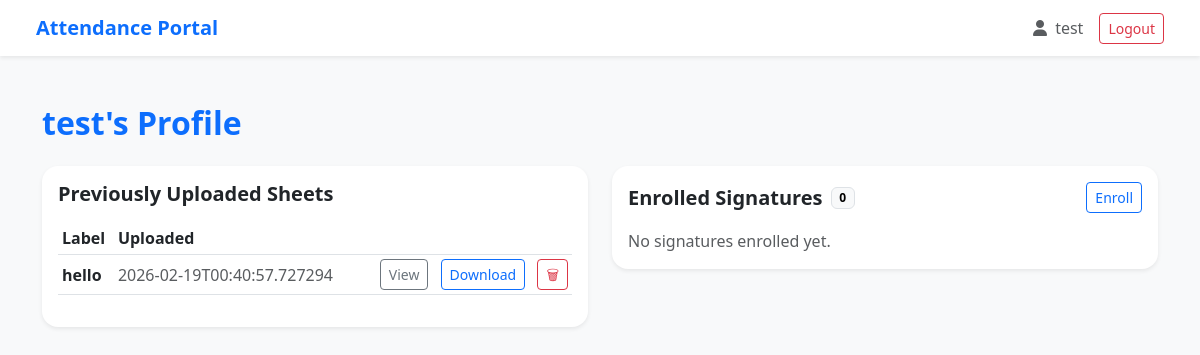
The page /profile (signed in) on the database as committed earlier.
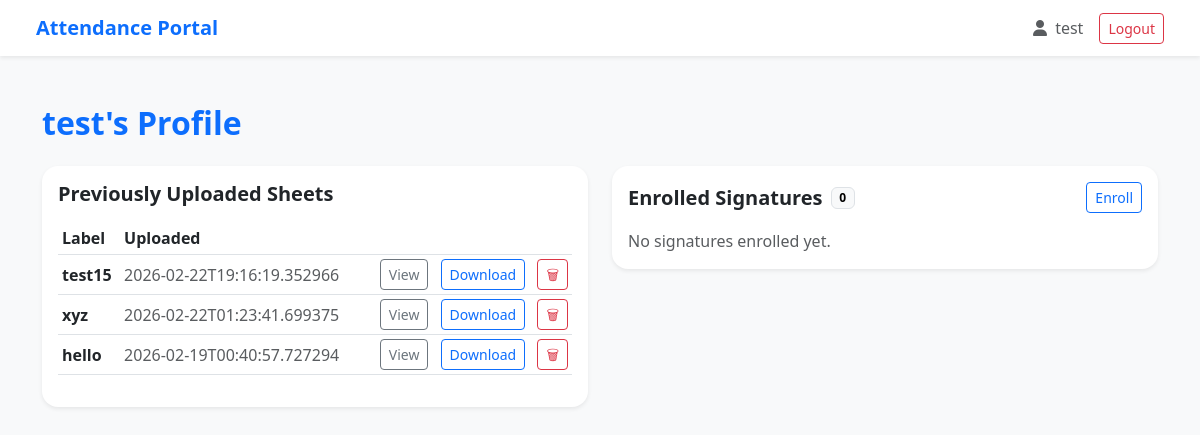
The same page on the database as committed later.
### tables this page shows
CREATE TABLE user_files (
        id INTEGER PRIMARY KEY AUTOINCREMENT,
        user_id INTEGER NOT NULL,
        type TEXT NOT NULL,            -- 'upload' or 'template'
        label TEXT NOT NULL,           -- e.g. CS262
        filename TEXT NOT NULL,        -- saved file name
        created_at TEXT NOT NULL,
        FOREIGN KEY (user_id) REFERENCES users(id)
    );

### app.py (the view)
@app.route("/profile")
def profile():
    if not session.get("user_id"):
        return redirect(url_for("login"))
    conn = get_db_connection()
    uploads = conn.execute(
        """
        SELECT id, label, filename, created_at
        FROM user_files
        WHERE user_id = ? AND type = 'upload'
        ORDER BY created_at DESC
        """,
        (session["user_id"],)
    ).fetchall()
    signatures = conn.execute(
        """
        SELECT id, first_name, last_name, filename, created_at
        FROM signatures
        WHERE user_id = ?
        ORDER BY created_at DESC
        """,
        (session["user_id"],)
    ).fetchall()
    conn.close()
    return render_template("profile.html", uploads=uploads, signatures=signatures)

### app.py (called while the page is built)
def get_db_connection():
    conn = sqlite3.connect(DB_PATH)
    conn.row_factory = sqlite3.Row
    return conn

### templates/profile.html (shortened to what the changed rows need)
{% extends "base.html" %}
{% block content %}
<div class="container py-4">
  <h2 class="fw-bold text-primary mb-4">
    {{ session.get('username') }}'s Profile
  </h2>
  <div class="row g-4">
    <div class="col-lg-6">
      <div class="card shadow-sm border-0">
        <div class="card-body">
          {% if uploads and uploads|length > 0 %}
            <div class="table-responsive">
              <table class="table table-sm align-middle">
                <thead>
                  <tr>
                    <th>Label</th>
                    <th>Uploaded</th>
                    <th></th>
                  </tr>
                </thead>
                <tbody>
                  {% for u in uploads %}
                    <tr>
                      <td class="fw-semibold">{{ u["label"] }}</td>
                      <td class="text-muted">{{ u["created_at"] }}</td>
                      <td class="text-end">
                        <a class="btn btn-sm btn-outline-secondary me-2"
                           href="/view/upload/{{ u['filename'] }}">
                          View
                        </a>
                        <a class="btn btn-sm btn-outline-primary me-2"
                           href="/files/upload/{{ u['filename'] }}">
                          Download
                        </a>
                        <form action="{{ url_for('delete_file', file_id=u['id']) }}"
                              method="POST"
                              style="display:inline;">
                          <button type="submit"
                                  class="btn btn-sm btn-outline-danger"
                                  onclick="return confirm('Delete this upload?');">
                            🗑
                          </button>
                        </form>
                      </td>
                    </tr>
                  {% endfor %}
                </tbody>
              </table>
            </div>
          {% else %}
            <p class="text-muted mb-0">No uploads yet.</p>
          {% endif %}
        </div>
      </div>
    </div>
  </div>
</div>
{% endblock %}

Rows that differ between the two databases and show on the page:
added user_files: label "test15", created_at "2026-02-22T19:16:19.352966"
added user_files: label "xyz", created_at "2026-02-22T01:23:41.699375"
